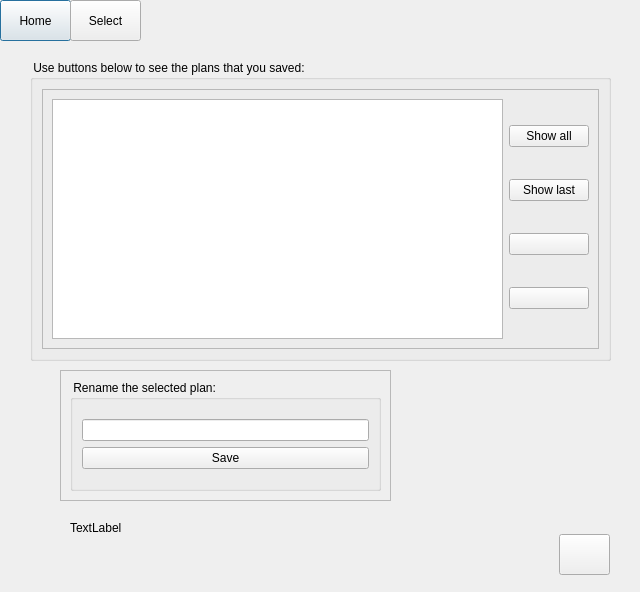
<?xml version="1.0" encoding="UTF-8"?>
<ui version="4.0">
 <class>Selection</class>
 <widget class="QDialog" name="Selection">
  <property name="geometry">
   <rect>
    <x>0</x>
    <y>0</y>
    <width>640</width>
    <height>592</height>
   </rect>
  </property>
  <property name="windowTitle">
   <string>Dialog</string>
  </property>
  <widget class="QPushButton" name="homeButton">
   <property name="geometry">
    <rect>
     <x>0</x>
     <y>0</y>
     <width>71</width>
     <height>41</height>
    </rect>
   </property>
   <property name="text">
    <string>Home</string>
   </property>
  </widget>
  <widget class="QPushButton" name="selectButton">
   <property name="geometry">
    <rect>
     <x>70</x>
     <y>0</y>
     <width>71</width>
     <height>41</height>
    </rect>
   </property>
   <property name="text">
    <string>Select</string>
   </property>
  </widget>
  <widget class="QGroupBox" name="groupBox">
   <property name="geometry">
    <rect>
     <x>30</x>
     <y>60</y>
     <width>581</width>
     <height>301</height>
    </rect>
   </property>
   <property name="title">
    <string> Use buttons below to see the plans that you saved:</string>
   </property>
   <layout class="QVBoxLayout" name="verticalLayout_2">
    <item>
     <layout class="QHBoxLayout" name="horizontalLayout_2">
      <item>
       <widget class="QFrame" name="frame">
        <property name="frameShape">
         <enum>QFrame::StyledPanel</enum>
        </property>
        <property name="frameShadow">
         <enum>QFrame::Raised</enum>
        </property>
        <layout class="QHBoxLayout" name="horizontalLayout">
         <item>
          <widget class="QListWidget" name="list"/>
         </item>
         <item>
          <layout class="QVBoxLayout" name="verticalLayout">
           <item>
            <widget class="QPushButton" name="showAllButton">
             <property name="text">
              <string>Show all</string>
             </property>
            </widget>
           </item>
           <item>
            <widget class="QPushButton" name="showLastButton">
             <property name="text">
              <string>Show last</string>
             </property>
            </widget>
           </item>
           <item>
            <widget class="QPushButton" name="deleteButton">
             <property name="text">
              <string/>
             </property>
            </widget>
           </item>
           <item>
            <widget class="QPushButton" name="clearButton">
             <property name="text">
              <string/>
             </property>
            </widget>
           </item>
          </layout>
         </item>
        </layout>
       </widget>
      </item>
     </layout>
    </item>
   </layout>
  </widget>
  <widget class="QPushButton" name="visualiseButton">
   <property name="geometry">
    <rect>
     <x>559</x>
     <y>534</y>
     <width>51</width>
     <height>41</height>
    </rect>
   </property>
   <property name="text">
    <string/>
   </property>
  </widget>
  <widget class="QLabel" name="renamedPlanLabel">
   <property name="geometry">
    <rect>
     <x>70</x>
     <y>520</y>
     <width>541</width>
     <height>16</height>
    </rect>
   </property>
   <property name="text">
    <string>TextLabel</string>
   </property>
  </widget>
  <widget class="QFrame" name="frame_2">
   <property name="geometry">
    <rect>
     <x>60</x>
     <y>370</y>
     <width>331</width>
     <height>131</height>
    </rect>
   </property>
   <property name="frameShape">
    <enum>QFrame::StyledPanel</enum>
   </property>
   <property name="frameShadow">
    <enum>QFrame::Raised</enum>
   </property>
   <layout class="QVBoxLayout" name="verticalLayout_5">
    <item>
     <widget class="QGroupBox" name="groupBox_2">
      <property name="title">
       <string> Rename the selected plan:</string>
      </property>
      <layout class="QVBoxLayout" name="verticalLayout_4">
       <item>
        <layout class="QVBoxLayout" name="verticalLayout_3">
         <item>
          <widget class="QLineEdit" name="NamePlanLine"/>
         </item>
         <item>
          <widget class="QPushButton" name="saveButton">
           <property name="text">
            <string>Save</string>
           </property>
          </widget>
         </item>
        </layout>
       </item>
      </layout>
     </widget>
    </item>
   </layout>
  </widget>
 </widget>
 <resources/>
 <connections>
  <connection>
   <sender>clearButton</sender>
   <signal>clicked()</signal>
   <receiver>list</receiver>
   <slot>clear()</slot>
   <hints>
    <hint type="sourcelabel">
     <x>586</x>
     <y>313</y>
    </hint>
    <hint type="destinationlabel">
     <x>224</x>
     <y>200</y>
    </hint>
   </hints>
  </connection>
 </connections>
</ui>
